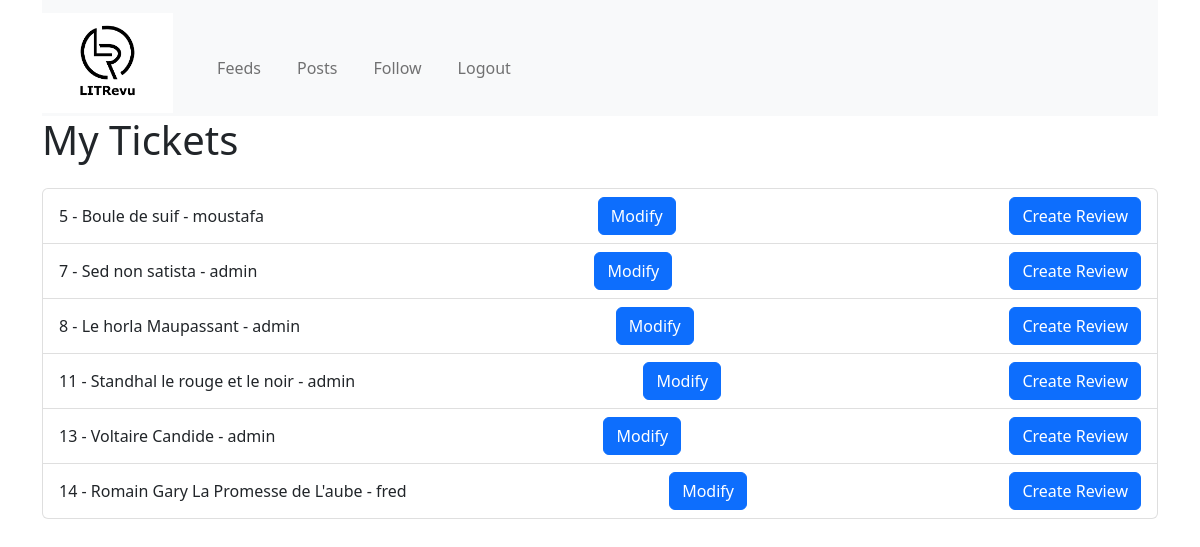
The app's page /tickets/ (signed in), older data.
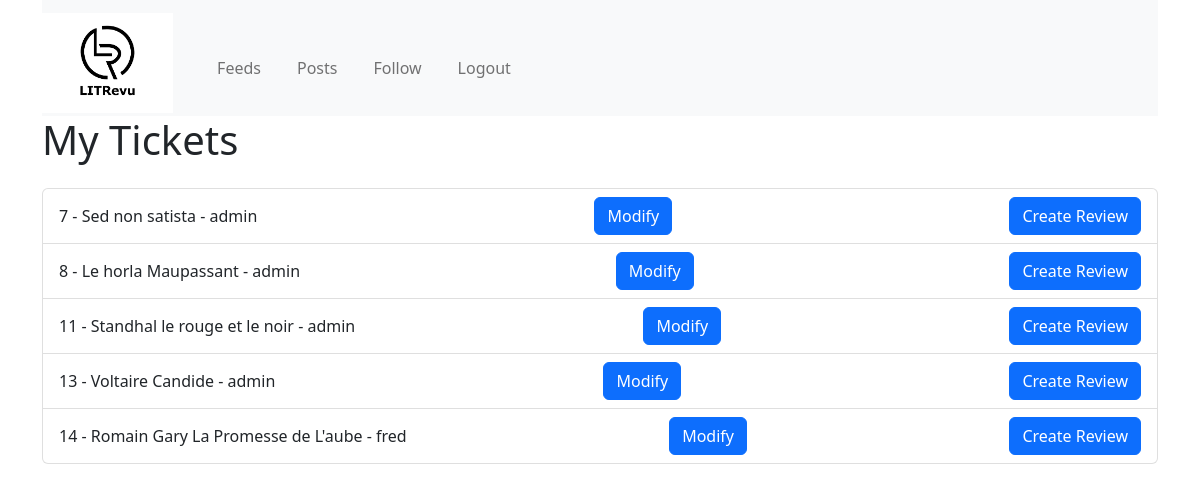
The same page, newer data.
### app/models.py (models this page shows)
class Ticket(models.Model):
    title = models.CharField(max_length=128)
    description = models.TextField(max_length=2048, blank=True)
    user = models.ForeignKey(to=settings.AUTH_USER_MODEL, on_delete=models.CASCADE)
    image = models.ImageField(null=True, blank=True)
    time_created = models.DateTimeField(auto_now_add=True)

class User(AbstractUser, PermissionsMixin):
    pass

### app/views.py (the view)
# urls.py: path('tickets/', TicketListView.as_view(), name='ticket-list'),
class TicketListView(LoginRequiredMixin, ListView):
    model = Ticket
    template_name = 'ticket-list.html'
    context_object_name = 'tickets'

### app/templates/ticket-list.html (shortened to what this page needs)
{% extends "base.html" %}
{% block content %}
        <h1 class="mb-4">My Tickets</h1>
        <ul class="list-group">
            {% for ticket in tickets %}
              <li class="list-group-item d-flex justify-content-between align-items-center">
                {{ ticket.pk }} - {{ ticket.title }} - {{ ticket.user }}
                <a href="{% url 'ticket-update' ticket.pk %}" class="btn btn-primary">Modify</a>
                <a href="{% url 'create-review' ticket.pk %}" class="btn btn-primary">Create Review</a>
              </li>
            {% endfor %}
        </ul>
{% endblock %}

Row changes from the older to the newer data that the page shows:
removed Ticket: pk "5", title "Boule de suif", user "moustafa"
